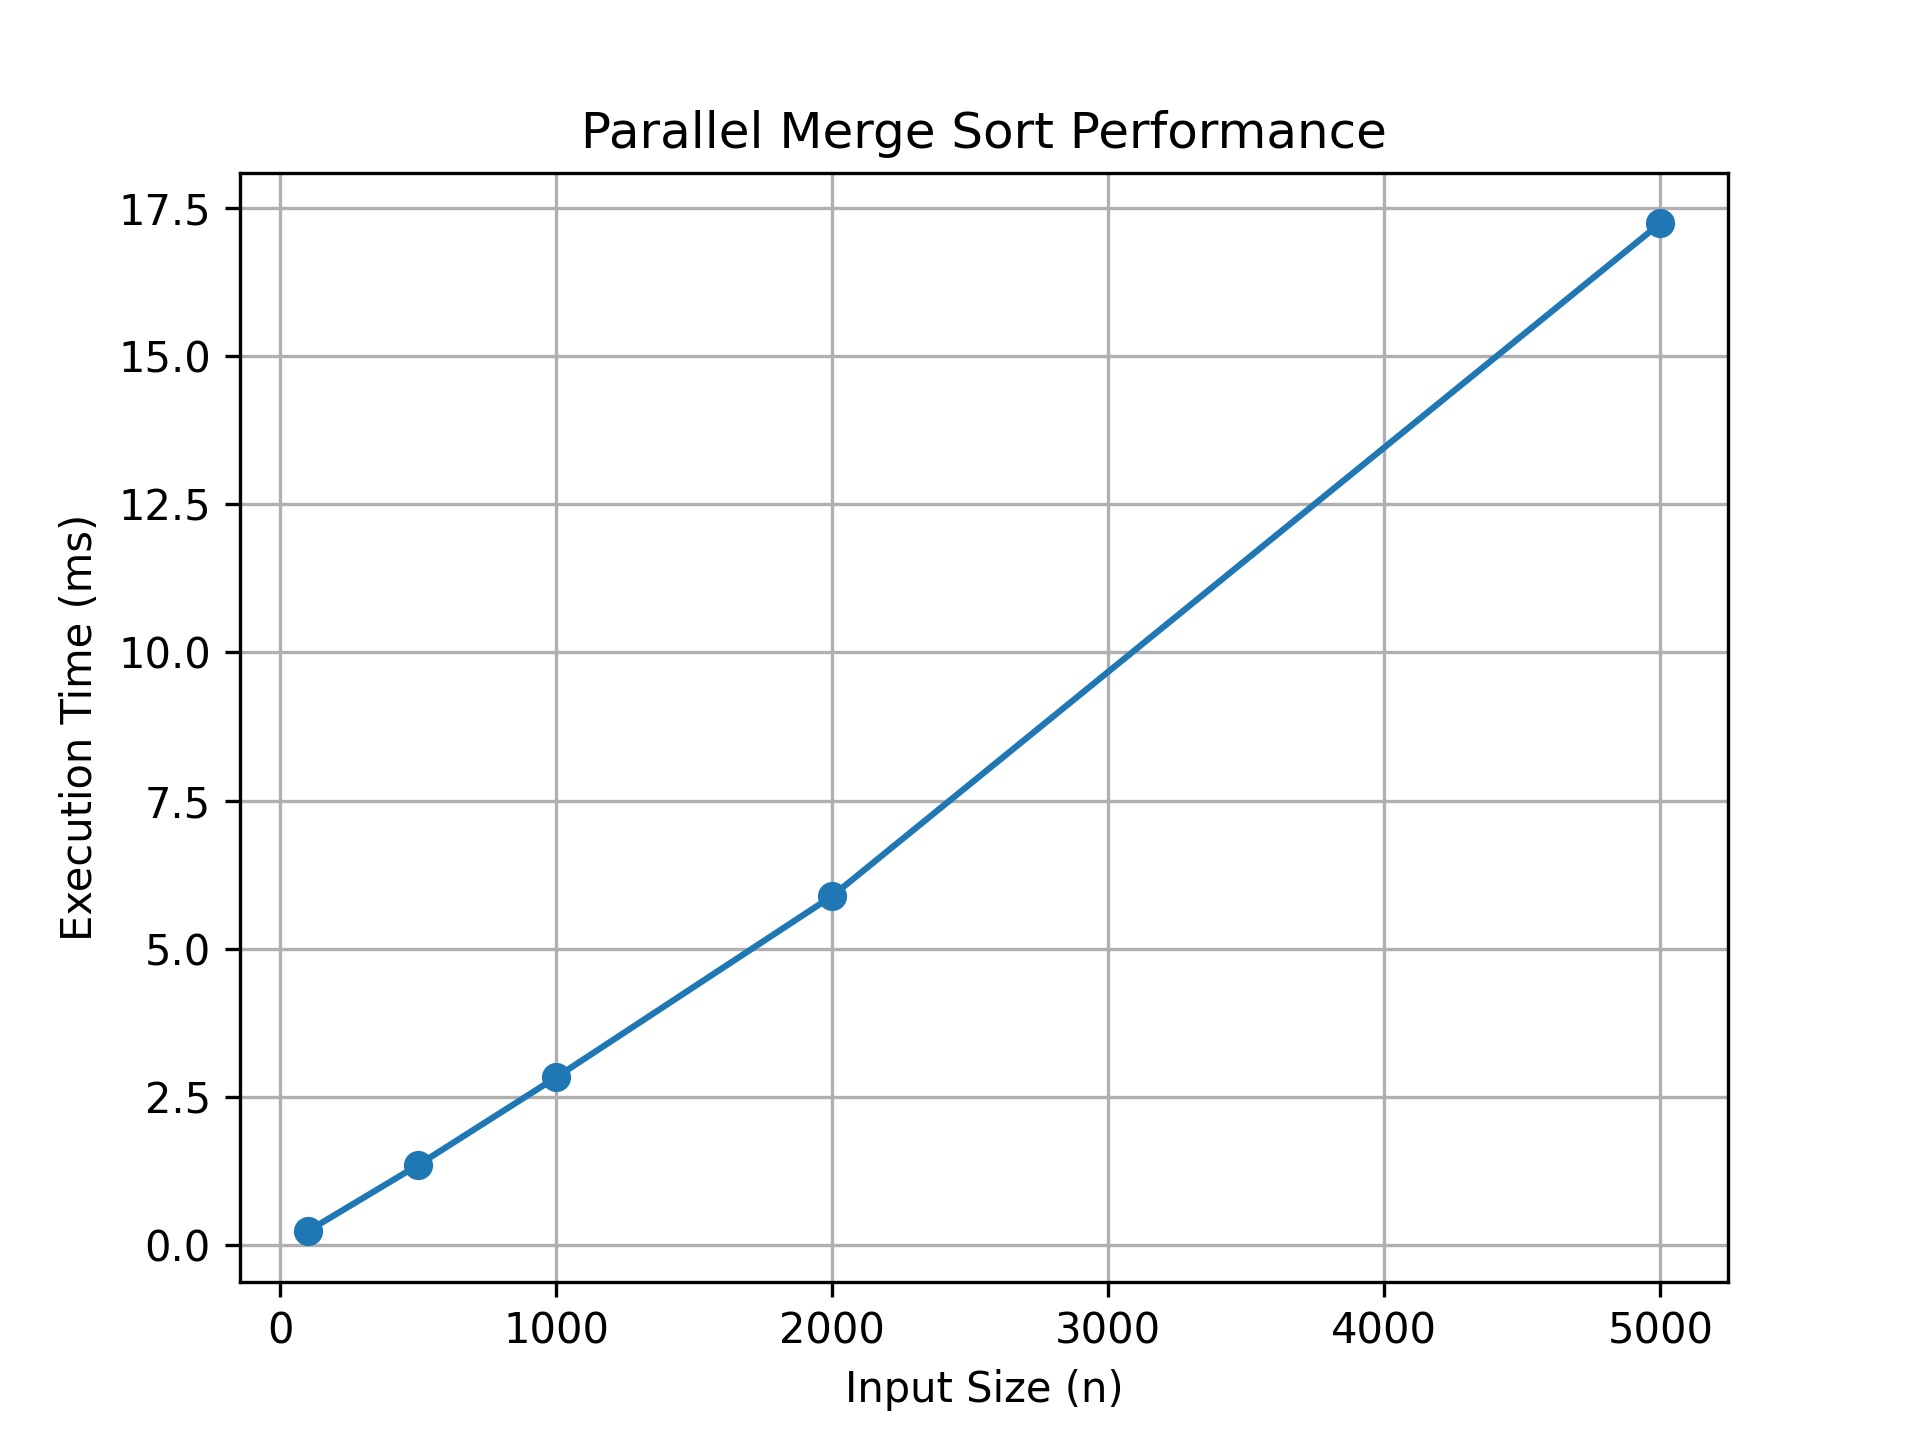

This chart was generated by the following Python code:
import random
import time
import matplotlib.pyplot as plt

def merge(arr):
    if len(arr)>1:

        mid=len(arr)//2

        L=arr[:mid]
        R=arr[mid:]

        merge(L)
        merge(R)

        i=j=k=0

        while i<len(L) and j<len(R):
            if L[i]<R[j]:
                arr[k]=L[i]
                i+=1
            else:
                arr[k]=R[j]
                j+=1
            k+=1

        while i<len(L):
            arr[k]=L[i]
            i+=1
            k+=1

        while j<len(R):
            arr[k]=R[j]
            j+=1
            k+=1

sizes=[100,500,1000,2000,5000]
times=[]

for n in sizes:

    arr=[random.randint(1,100000) for _ in range(n)]

    start=time.perf_counter()

    merge(arr)

    end=time.perf_counter()

    times.append((end-start)*1000)

print("Size\tTime(ms)")

for s,t in zip(sizes,times):
    print(s,"\t",round(t,4))

plt.plot(sizes,times,marker='o')

plt.title("Parallel Merge Sort Performance")
plt.xlabel("Input Size (n)")
plt.ylabel("Execution Time (ms)")
plt.grid(True)

plt.savefig("graph.png",dpi=300)

plt.show()
